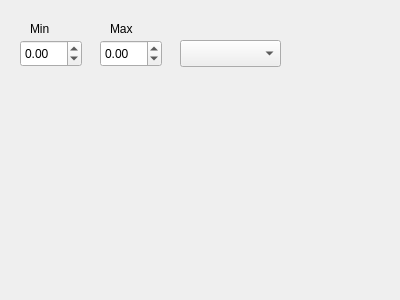
<?xml version="1.0" encoding="UTF-8"?>
<ui version="4.0">
 <class>Form</class>
 <widget class="QWidget" name="Form">
  <property name="geometry">
   <rect>
    <x>0</x>
    <y>0</y>
    <width>400</width>
    <height>300</height>
   </rect>
  </property>
  <property name="windowTitle">
   <string>Form</string>
  </property>
  <widget class="QComboBox" name="uiUnit">
   <property name="geometry">
    <rect>
     <x>180</x>
     <y>40</y>
     <width>101</width>
     <height>27</height>
    </rect>
   </property>
  </widget>
  <widget class="QDoubleSpinBox" name="uiMin">
   <property name="geometry">
    <rect>
     <x>20</x>
     <y>40</y>
     <width>62</width>
     <height>27</height>
    </rect>
   </property>
   <property name="minimum">
    <double>-999999999.000000000000000</double>
   </property>
   <property name="maximum">
    <double>999999999.000000000000000</double>
   </property>
  </widget>
  <widget class="QDoubleSpinBox" name="uiMax">
   <property name="geometry">
    <rect>
     <x>100</x>
     <y>40</y>
     <width>62</width>
     <height>27</height>
    </rect>
   </property>
   <property name="minimum">
    <double>-999999999.000000000000000</double>
   </property>
   <property name="maximum">
    <double>999999999.000000000000000</double>
   </property>
  </widget>
  <widget class="QLabel" name="label">
   <property name="geometry">
    <rect>
     <x>30</x>
     <y>20</y>
     <width>66</width>
     <height>17</height>
    </rect>
   </property>
   <property name="text">
    <string>Min</string>
   </property>
  </widget>
  <widget class="QLabel" name="label_2">
   <property name="geometry">
    <rect>
     <x>110</x>
     <y>20</y>
     <width>66</width>
     <height>17</height>
    </rect>
   </property>
   <property name="text">
    <string>Max</string>
   </property>
  </widget>
 </widget>
 <resources/>
 <connections/>
</ui>
